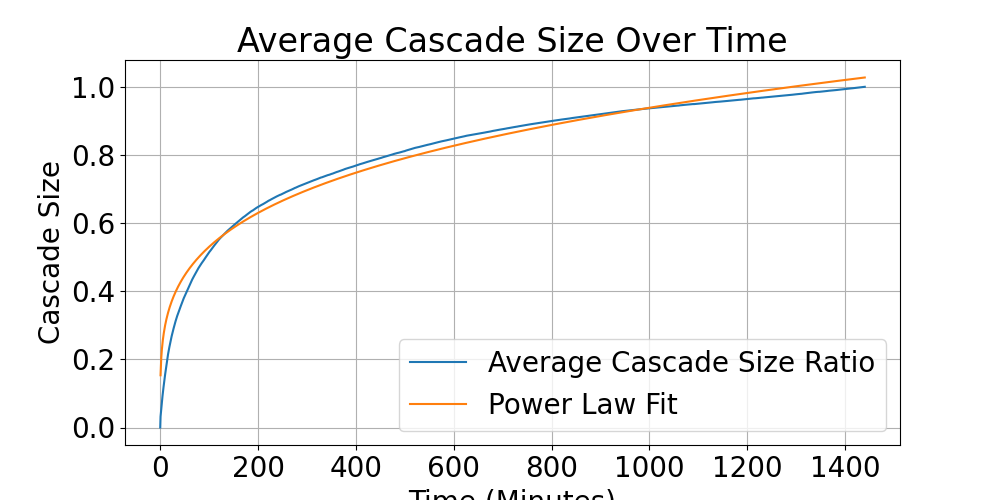

This chart was generated by the following Python code:
import numpy as np
import matplotlib.pyplot as plt
from scipy.optimize import curve_fit
from scipy.integrate import quad
from dataloader import deephawkes

# 生成增长数量 / 时间曲线

cascade_network, user_network = deephawkes()
cascades = []

cas_sum = 0
# 提取每个级联的起始时间和大小
for cas in cascade_network:
    start_time = int(cas["start_time"])
    cascade_events = cas["Ec"]
    cascade_size = len(cascade_events)
    cascade_times = sorted([int(e[2]) for e in cascade_events])
    cascades.append((start_time, cascade_times, cascade_size))

    cas_sum += cascade_size

print(cas_sum / len(cascade_network))

# 计算每个级联的时间差和大小比例
time_diffs_per_cascade = []
size_ratios_per_cascade = []

for start_time, cascade_times, cascade_size in cascades:
    time_diffs = [(t - start_time) / 60 for t in cascade_times]  # 转换为小时
    size_ratios = np.arange(1, cascade_size + 1) / cascade_size
    time_diffs_per_cascade.append(time_diffs)
    size_ratios_per_cascade.append(size_ratios)

# 确定所有级联中的最长时间
longest_time = max([td[-1] for td in time_diffs_per_cascade])

# 创建一个时间范围（x轴）
time_range = np.linspace(0, longest_time, 2160)  # 可以调整为需要的精度

# 初始化一个数组来存储所有级联在不同时间点的平均大小比例
average_size_ratio_at_time = np.zeros_like(time_range)

# 对每个时间点，计算所有级联的平均大小比例
for i, time_point in enumerate(time_range):
    size_ratios = []
    for cascade_index, time_diffs in enumerate(time_diffs_per_cascade):
        # 查找当前时间点之前的最近事件
        indices = np.where(np.array(time_diffs) <= time_point)[0]
        if indices.size > 0:
            last_index = indices[-1]
            # 获取对应的大小比例
            size_ratio = size_ratios_per_cascade[cascade_index][last_index]
            size_ratios.append(size_ratio)
    # 计算当前时间点的平均大小比例
    if size_ratios:
        average_size_ratio_at_time[i] = np.mean(size_ratios)

# 定义幂律函数模型
def power_law(x, a, b):
    return a * np.power(x, b)

# 使用 curve_fit 函数来拟合模型参数
# 注意：忽略 time_range 中的第一个点，因为它是零点，可能会导致数学问题
valid_time_range = time_range[1:]
valid_average_size_ratio = average_size_ratio_at_time[1:]
params, covariance = curve_fit(power_law, valid_time_range, valid_average_size_ratio)

# 使用拟合参数来计算拟合值
fitted_vals = power_law(valid_time_range, *params)

print(params)

# 绘制曲线

plt.rcParams.update({'font.size': 20})
a, b = params
plt.text(0.5, 0.2, f'Fitted Curve: y = {a:.2f} * x^{b:.2f}', transform=plt.gca().transAxes, fontsize=14, bbox=dict(facecolor='white', alpha=0.5))
plt.figure(figsize=(10, 5))
plt.plot(time_range, average_size_ratio_at_time, label='Average Cascade Size Ratio')
plt.plot(valid_time_range, fitted_vals, label='Power Law Fit')
plt.xlabel('Time (Minutes)')
plt.ylabel('Cascade Size')
plt.title('Average Cascade Size Over Time')
plt.legend()
plt.grid(True)
plt.savefig("time.png")
plt.show()